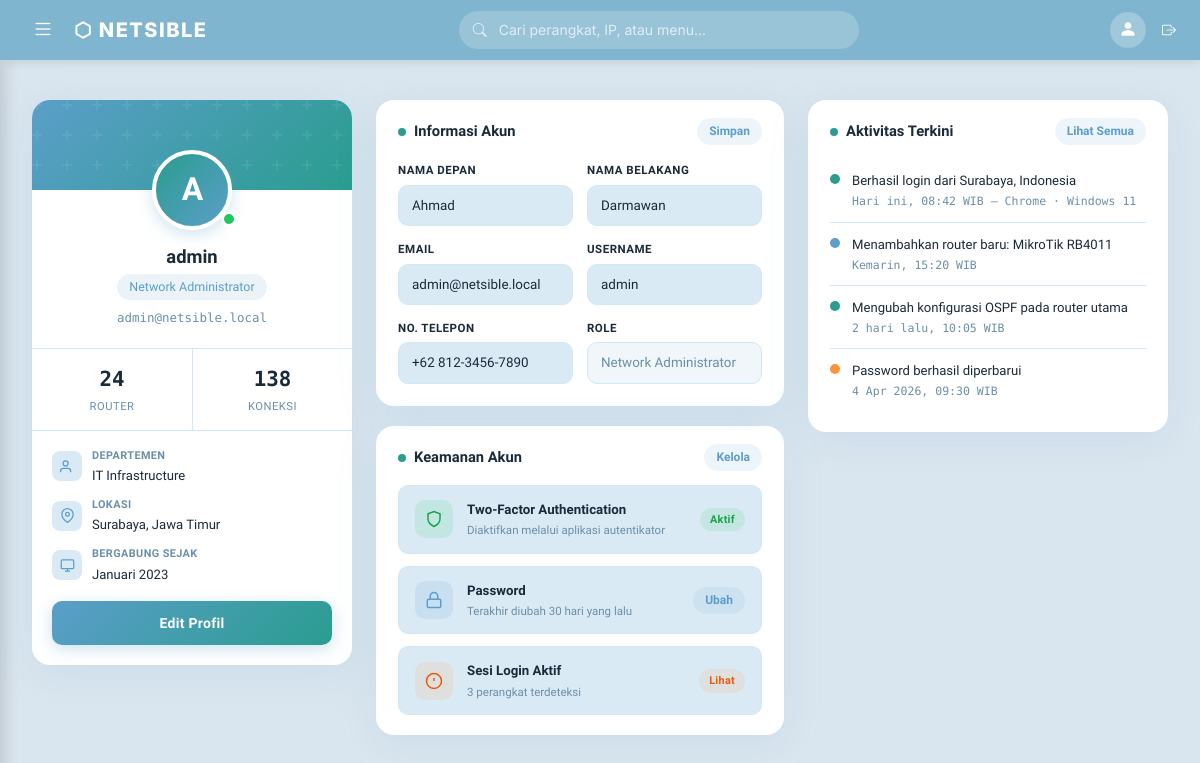
Screenshot of /profile (signed in) with the database file from the repository.
### models/user.py (models this page shows, shortened)
class User(UserMixin, db.Model):
    __tablename__ = 'users'
    id = db.Column(db.Integer, primary_key=True)
    username = db.Column(db.String(80), unique=True, nullable=False, index=True)
    email = db.Column(db.String(120), unique=True, nullable=False, index=True)
    password_hash = db.Column(db.String(256), nullable=False)
    is_active_user = db.Column(db.Boolean, default=True)
    created_at = db.Column(db.DateTime, default=lambda: datetime.now(timezone.utc))

### blueprints/auth.py (the view)
@auth_bp.route('/profile')
@login_required
def profile():
    return render_template('netsible_profile_page.html')

### models/user.py (called while the page is built)
@login_manager.user_loader
def load_user(user_id):
    return User.query.get(int(user_id))

### templates/netsible_profile_page.html (shortened to what this page needs)
{% extends "base.html" %}
{% block content %}
<div class="profile-page-container">
  <div class="page-wrapper">
    <aside>
      <div class="profile-card">
        <div class="profile-banner"></div>
        <div class="profile-avatar-wrap">
          <div class="profile-avatar">
            {{ current_user.username[0].upper() if current_user.is_authenticated else 'AD' }}
          </div>
          <div class="online-dot"></div>
        </div>
        <div class="profile-info">
          <div class="profile-name">{{ current_user.username if current_user.is_authenticated else 'Ahmad Darmawan' }}</div>
          <div class="profile-role">Network Administrator</div>
          <div class="profile-email">{{ current_user.email if current_user.is_authenticated else 'ahmad.darmawan@netsible.id' }}</div>
        </div>
        <div class="profile-stats">
          <div class="stat-item">
            <div class="stat-num">24</div>
            <div class="stat-label">Router</div>
          </div>
          <div class="stat-item">
            <div class="stat-num">138</div>
            <div class="stat-label">Koneksi</div>
          </div>
        </div>
        <div class="profile-details">
          <div class="detail-row">
            <div class="detail-icon">
              <svg width="15" height="15" viewBox="0 0 24 24" fill="none" stroke="currentColor" stroke-width="2"><path d="M17 21v-2a4 4 0 0 0-4-4H5a4 4 0 0 0-4 4v2"/><circle cx="9" cy="7" r="4"/></svg>
            </div>
            <div class="detail-text">
              <div class="detail-label">Departemen</div>
              <div class="detail-value">IT Infrastructure</div>
            </div>
          </div>
          <div class="detail-row">
            <div class="detail-icon">
              <svg width="15" height="15" viewBox="0 0 24 24" fill="none" stroke="currentColor" stroke-width="2"><path d="M21 10c0 7-9 13-9 13s-9-6-9-13a9 9 0 0 1 18 0z"/><circle cx="12" cy="10" r="3"/></svg>
            </div>
            <div class="detail-text">
              <div class="detail-label">Lokasi</div>
              <div class="detail-value">Surabaya, Jawa Timur</div>
            </div>
          </div>
          <div class="detail-row">
            <div class="detail-icon">
              <svg width="15" height="15" viewBox="0 0 24 24" fill="none" stroke="currentColor" stroke-width="2"><rect x="2" y="3" width="20" height="14" rx="2"/><path d="M8 21h8M12 17v4"/></svg>
            </div>
            <div class="detail-text">
              <div class="detail-label">Bergabung Sejak</div>
              <div class="detail-value">Januari 2023</div>
            </div>
          </div>
        </div>
        <button class="edit-btn">Edit Profil</button>
      </div>
    </aside>
    <div class="mid-col">
      <div class="section-card">
        <div class="section-header">
          <div class="section-title">
            <div class="section-title-dot"></div>
            Informasi Akun
          </div>
          <button class="section-action">Simpan</button>
        </div>
        <div class="form-grid">
          <div class="form-group">
            <label class="form-label">Nama Depan</label>
            <input class="form-input" type="text" value="Ahmad">
          </div>
          <div class="form-group">
            <label class="form-label">Nama Belakang</label>
            <input class="form-input" type="text" value="Darmawan">
          </div>
          <div class="form-group">
            <label class="form-label">Email</label>
            <input class="form-input" type="email" value="{{ current_user.email if current_user.is_authenticated else 'ahmad.darmawan@netsible.id' }}">
          </div>
          <div class="form-group">
            <label class="form-label">Username</label>
            <input class="form-input" type="text" value="{{ current_user.username if current_user.is_authenticated else '@ahmad_netsible' }}">
          </div>
          <div class="form-group">
            <label class="form-label">No. Telepon</label>
            <input class="form-input" type="text" value="+62 812-3456-7890">
          </div>
          <div class="form-group">
            <label class="form-label">Role</label>
            <input class="form-input" type="text" value="Network Administrator" readonly>
          </div>
        </div>
      </div>
      <div class="section-card">
        <div class="section-header">
          <div class="section-title">
            <div class="section-title-dot"></div>
            Keamanan Akun
          </div>
          <button class="section-action">Kelola</button>
        </div>
        <div class="security-list">
          <div class="security-item">
            <div class="security-icon green">
              <svg width="18" height="18" viewBox="0 0 24 24" fill="none" stroke="currentColor" stroke-width="2"><path d="M12 22s8-4 8-10V5l-8-3-8 3v7c0 6 8 10 8 10z"/></svg>
            </div>
            <div class="security-text">
              <div class="security-title">Two-Factor Authentication</div>
              <div class="security-sub">Diaktifkan melalui aplikasi autentikator</div>
            </div>
            <span class="security-badge badge-green">Aktif</span>
          </div>
          <div class="security-item">
            <div class="security-icon blue">
              <svg width="18" height="18" viewBox="0 0 24 24" fill="none" stroke="currentColor" stroke-width="2"><rect x="3" y="11" width="18" height="11" rx="2"/><path d="M7 11V7a5 5 0 0 1 10 0v4"/></svg>
            </div>
            <div class="security-text">
              <div class="security-title">Password</div>
              <div class="security-sub">Terakhir diubah 30 hari yang lalu</div>
            </div>
            <button class="section-action">Ubah</button>
          </div>
          <div class="security-item">
            <div class="security-icon orange">
              <svg width="18" height="18" viewBox="0 0 24 24" fill="none" stroke="currentColor" stroke-width="2"><circle cx="12" cy="12" r="10"/><line x1="12" y1="8" x2="12" y2="12"/><line x1="12" y1="16" x2="12.01" y2="16"/></svg>
            </div>
            <div class="security-text">
              <div class="security-title">Sesi Login Aktif</div>
              <div class="security-sub">3 perangkat terdeteksi</div>
            </div>
            <span class="security-badge badge-orange">Lihat</span>
          </div>
        </div>
      </div>
    </div>
    <div class="right-col">
      <div class="section-card">
        <div class="section-header">
          <div class="section-title">
            <div class="section-title-dot"></div>
            Aktivitas Terkini
          </div>
          <button class="section-action">Lihat Semua</button>
        </div>
        <div class="activity-list">
          <div class="activity-item">
            <div class="activity-dot dot-teal"></div>
            <div class="activity-content">
              <div class="activity-msg">Berhasil login dari Surabaya, Indonesia</div>
              <div class="activity-time">Hari ini, 08:42 WIB — Chrome · Windows 11</div>
            </div>
          </div>
          <div class="activity-item">
            <div class="activity-dot dot-blue"></div>
            <div class="activity-content">
              <div class="activity-msg">Menambahkan router baru: MikroTik RB4011</div>
              <div class="activity-time">Kemarin, 15:20 WIB</div>
            </div>
          </div>
          <div class="activity-item">
            <div class="activity-dot dot-teal"></div>
            <div class="activity-content">
              <div class="activity-msg">Mengubah konfigurasi OSPF pada router utama</div>
              <div class="activity-time">2 hari lalu, 10:05 WIB</div>
            </div>
          </div>
          <div class="activity-item">
            <div class="activity-dot dot-orange"></div>
            <div class="activity-content">
              <div class="activity-msg">Password berhasil diperbarui</div>
              <div class="activity-time">4 Apr 2026, 09:30 WIB</div>
            </div>
          </div>
        </div>
      </div>
    </div>
  </div>
</div>
{% endblock %}

### static/css/style.css (style rules this page uses)
:root { --bg-body: #dae6ef; --bg-card: #ffffff; --bg-topbar: #7fb5ce; --bg-sidebar: #3a5a6e; --bg-table-head: #4f6d7e; --color-primary: #5b9fbf; --color-primary-hover: #4a8bab; --color-success: #2ecc40; --color-success-hover: #27ae36; --color-danger: #e74c3c; --color-danger-hover: #c0392b; --color-secondary: #4f6d7e; --color-secondary-hover: #3d5565; --color-warning: #f39c12; --text-primary: #1a1a1a; --text-muted: #6c757d; --text-white: #ffffff; --font-family: 'Inter', sans-serif; --radius-card: 16px; --radius-input: 8px; --radius-btn: 8px; --radius-badge: 20px; --shadow-card: 0 4px 20px rgba(0, 0, 0, 0.08); --shadow-card-hover: 0 8px 30px rgba(0, 0, 0, 0.12); --transition: all 0.25s ease; --topbar-height: 60px; --sidebar-width: 260px; }
*, *::before, *::after { box-sizing: border-box; margin: 0; padding: 0; }
body { font-family: var(--font-family); background: var(--bg-body); color: var(--text-primary); min-height: 100vh; line-height: 1.6; }
.form-group { margin-bottom: 18px; }

### rows the page displays
User: username "A", username "admin", email "admin@netsible.local"
